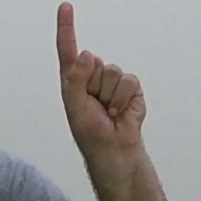
#> input picture assignment_1/Dataset/0_rendered.png, 201 x 201 px; its folder holds only this picture in this run
$ python assignment1.py
#> lines starting #> are read from the running program, lines starting #| are printed output that depends on the picture; after the words box and inside, x2 and y2 are one past the last pixel; in counts of white or black regions, pixels touching at a corner belong together
import glob
import cv2
import numpy as np
from matplotlib import pyplot as plt

#Display method for images
def displayImages(img):
    #iterates all the images
    count: int = 1
    for i in img:
        cv2.imshow(str(count), mat=i)
        count+=1
    if cv2.waitKey(0) and 0xff == 27:
        cv2.destroyAllWindows()

def grayWorld(img):

    ''' Quote from 3rd slide part_1
    The image average r average, g average, b average is gray
    Use weights 1/r average, 1/g average, 1/b average
    '''
    image = []
    for i in img:
        #split to the BGR
        b, g, r = cv2.split(i)

        #mean of 3 channels
        mean_b = np.mean(np.mean(b))
        mean_g = np.mean(np.mean(g))
        mean_r = np.mean(np.mean(r))

        #weigths of channels
        x = (1 / r)
        y = (1 / b)
        z = (1 / g)

        #apply grayWorld solution for illumination problem
        r = (x * r + r).astype(np.uint8)
        g = (z * g + g).astype(np.uint8)
        b = (y * b + b).astype(np.uint8)

        #combine image
        i = cv2.merge((b,g,r))
        #add to new image list
        image.append(i)

    return image

def test(img):
    image = []
    for i in img:
        b, g, r = cv2.split(i)

        mean_b = np.mean(np.mean(b))
        mean_g = np.mean(np.mean(g))
        mean_r = np.mean(np.mean(r))

        alpha = mean_g / mean_r
        beta = mean_g / mean_b

        r = (alpha * r)
        b = (beta * b).astype(np.uint8)

        x = cv2.merge((b, g, r))
        image.append(x)

    return image

def threshold(occurency:list, img):
    #threshold value, get max occurred one
    sort = np.argsort(occurency)

    #thresholding image according to threshold value
    ret, new_img = cv2.threshold(img, sort[-1], 255, cv2.THRESH_BINARY_INV + cv2.THRESH_OTSU)

    return new_img

def histogram_bgr(img):
    thresholded_image = []
    for i in img:
        #calculates histogram values and display histogram
        b, g, r = cv2.split(i)
        occurency_b, bins = np.histogram(b.ravel(),255,[0,255])
        occurency_g, bins = np.histogram(g.ravel(),255,[0,255])
        occurency_r, bins = np.histogram(r.ravel(),255,[0,255])

        #plt.hist(b.ravel(),255,[0,255]);
        #plt.show()
        b, g, r = threshold(occurency_b, b), threshold(occurency_g, g), threshold(occurency_r, r)
        i = cv2.merge((b, g, r))
        thresholded_image.append(i)
    return thresholded_image

def toYCbCr(img):
    image = []
    for i in img:
        #split the channels to BGR
        b,g,r = cv2.split(i)

        #Convert BGR channels to Y Cb Cr values
        y = (.299*r + .587*g + .114*b).astype(np.uint8)
        cb = (128 -.168736*r -.331364*g + .5*b).astype(np.uint8)
        cr = (128 +.5*r - .418688*g - .081312*b).astype(np.uint8)

        #combine as YCbCr
        i = cv2.merge((y, cb, cr))

        image.append(i)
    return image

def toRGB(y, cb, cr):
    r = y + 1.402 * (cr-128)
    g = y - .34414 * (cb-128) -  .71414 * (cr-128)
    b = y + 1.772 * (cb-128)

    return r, g, b

def main():
    #Reading all images, and creates array of readed images as BGR
    images = [cv2.imread(file) for file in glob.glob("Dataset/*.png")]
#> images = 1 item

    #call grayWorld method
    enlightened_bgr = grayWorld(images)
#> the loop in grayWorld, `for i in img:` made 1 pass
#> (mean_b, mean_g, mean_r) on pass 1: (147.1, 149.3, 151.5)
#> pass 1, in grayWorld, `b, g, r = cv2.split(i)`:
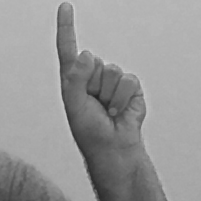
#> r: shape (201, 201); min 35, max 223, mean 151.5
#> pass 1, in grayWorld, `x = (1 / r)`:
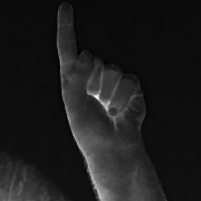
#> x: shape (201, 201) float64; min 0.00448, max 0.0286, mean 0.00715; drawn with min black and max white
#> enlightened_bgr = 1 item
    displayImages(enlightened_bgr)
#> the loop in displayImages, `for i in img:` made 1 pass
#> count on pass 1: 2
#> after the loop in displayImages, `for i in img:`: count = 2
#> (key Esc is pressed here)

    #call histogram method
    thresholded_bgr= histogram_bgr(enlightened_bgr)
#> the loop in histogram_bgr, `for i in img:` made 1 pass
#> pass 1, in threshold, `ret, new_img = cv2.threshold(img, sort[-1], 255, cv2.THRESH_BINARY_INV..`:
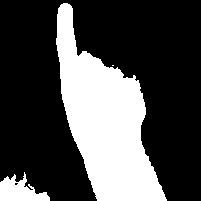
#> new_img: shape (201, 201); 29.1% white; 3 white regions (1 under 20 px), largest, box (x1, y1, x2, y2) and area: (56, 3, 167, 201) 10957, (0, 172, 50, 201) 815
#> after the loop in histogram_bgr, `for i in img:`: thresholded_image = 1 item
#> thresholded_bgr = 1 item

    #display BGR image
    displayImages(thresholded_bgr)
#> the loop in displayImages (call 2), `for i in img:` made 1 pass
#> (key Enter is pressed here)

    #convert BGR image to YCrCb since it is BGR not RGB
    yCbCr = toYCbCr(enlightened_bgr)
#> the loop in toYCbCr, `for i in img:` made 1 pass
#> yCbCr = 1 item

    #thresolding YCbCr values
    thresholded_ycbcr = histogram_bgr(yCbCr)
#> the loop in histogram_bgr (call 2), `for i in img:` made 1 pass
#> pass 1, in threshold (call 6), `ret, new_img = cv2.threshold(img, sort[-1], 255, cv2.THRESH_BINARY_INV..`:
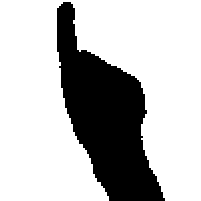
#> new_img: shape (201, 201); 74% white; 1 black region, box (x1, y1, x2, y2) and area: (57, 2, 165, 201) 10492
#> pass 1, in histogram_bgr (call 2), `i = cv2.merge((b, g, r))`:
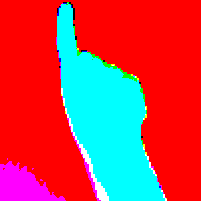
#> i: shape (201, 201, 3); mean of channels 0, 1, 2 78.7, 69, 188.8; drawn as B, G, R
#> thresholded_ycbcr = 1 item

    #display YCbCr image
    displayImages(thresholded_ycbcr)

    new_yCbCr = []
    #convert YCbCr into BGR
    for i in thresholded_ycbcr:
        y, cb, cr = cv2.split(i)
        r,g,b = toRGB(y, cb, cr)
        i = cv2.merge((b,g,r))
        new_yCbCr.append(i)
#> this loop made 1 pass
#> pass 1, in main, `i = cv2.merge((b,g,r))`:
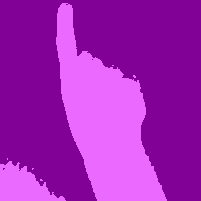
#> i: shape (201, 201, 3) float64; mean of channels 0, 1, 2 305, -56.1, 257.1; drawn with min black and max white
#> after the loop, new_yCbCr = 1 item

    #display converted YCbCr image
    displayImages(new_yCbCr)
#> the loop in displayImages (call 4), `for i in img:` made 1 pass
#> pass 1, in displayImages (call 4), `cv2.imshow(str(count), mat=i)`:
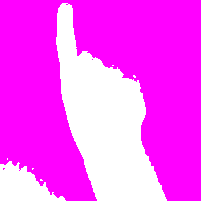
#> window '1': shape (201, 201, 3); mean B, G, R 255, 78.7, 255
#> after the loop in displayImages (call 4), `for i in img:`: count = 2

if __name__ == "__main__":
    main()

'''
     Comment Section

    I experimented both RGB and YCbCr images. Besides the background color problem of images,
    I think YCbCr gives the best result by looking at the result because Y channel is
    directly about the lumination. Therefore, it allows to manipulate image directly.

    Also the background problem that I have could be solved with manual adjustment by looking the
    local maxima values. Since I could not find a way to detect 2nd local maxima that I need
    programmatically, I did not prefer to do manual adjustment.
'''

$ run again, on assignment_1/Dataset/4_rendered.png
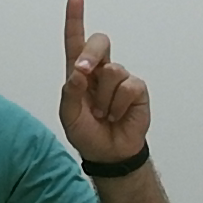
#> input picture assignment_1/Dataset/4_rendered.png, 203 x 203 px
#> images = 1 item
#> the loop in grayWorld, `for i in img:` made 1 pass
#> (mean_b, mean_g, mean_r) on pass 1: (127.4, 133.6, 127.4)
#> the loop in displayImages, `for i in img:` made 1 pass
#> count on pass 1: 2
#> after the loop in displayImages, `for i in img:`: count = 2
#> the loop in histogram_bgr, `for i in img:` made 1 pass
#> pass 1, in threshold, `ret, new_img = cv2.threshold(img, sort[-1], 255, cv2.THRESH_BINARY_INV..`:
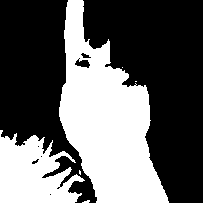
#> new_img: shape (203, 203); 39% white; 6 white regions (4 under 20 px), largest, box (x1, y1, x2, y2) and area: (59, 0, 169, 203) 11997, (0, 130, 85, 203) 4042
#> after the loop in histogram_bgr, `for i in img:`: thresholded_image = 1 item
#> the loop in displayImages (call 2), `for i in img:` made 1 pass
#> the loop in toYCbCr, `for i in img:` made 1 pass
#> the loop in histogram_bgr (call 2), `for i in img:` made 1 pass
#> the loop in main, `for i in thresholded_ycbcr:` made 1 pass
#> the loop in displayImages (call 4), `for i in img:` made 1 pass
#> pass 1, in displayImages (call 4), `cv2.imshow(str(count), mat=i)`:
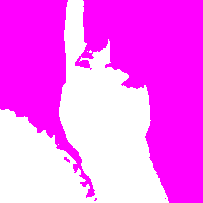
#> window '1': shape (203, 203, 3); mean B, G, R 255, 108.9, 255
#> after the loop in displayImages (call 4), `for i in img:`: count = 2

$ run again, on assignment_1/Dataset/5_rendered.png
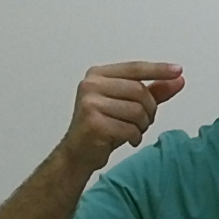
#> input picture assignment_1/Dataset/5_rendered.png, 219 x 219 px
#> images = 1 item
#> the loop in grayWorld, `for i in img:` made 1 pass
#> (mean_b, mean_g, mean_r) on pass 1: (123.6, 131.2, 122.2)
#> the loop in displayImages, `for i in img:` made 1 pass
#> count on pass 1: 2
#> after the loop in displayImages, `for i in img:`: count = 2
#> the loop in histogram_bgr, `for i in img:` made 1 pass
#> pass 1, in threshold, `ret, new_img = cv2.threshold(img, sort[-1], 255, cv2.THRESH_BINARY_INV..`:
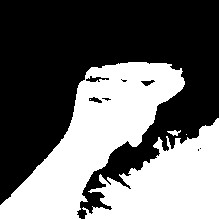
#> new_img: shape (219, 219); 41.9% white; 5 white regions (2 under 20 px), largest, box (x1, y1, x2, y2) and area: (0, 62, 185, 219) 12117, (82, 118, 219, 219) 7924, (167, 130, 181, 136) 45
#> after the loop in histogram_bgr, `for i in img:`: thresholded_image = 1 item
#> the loop in displayImages (call 2), `for i in img:` made 1 pass
#> the loop in toYCbCr, `for i in img:` made 1 pass
#> the loop in histogram_bgr (call 2), `for i in img:` made 1 pass
#> the loop in main, `for i in thresholded_ycbcr:` made 1 pass
#> the loop in displayImages (call 4), `for i in img:` made 1 pass
#> pass 1, in displayImages (call 4), `cv2.imshow(str(count), mat=i)`:
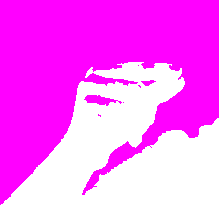
#> window '1': shape (219, 219, 3); mean B, G, R 255, 111.6, 255
#> after the loop in displayImages (call 4), `for i in img:`: count = 2

$ run again, on assignment_1/Dataset/6_rendered.png
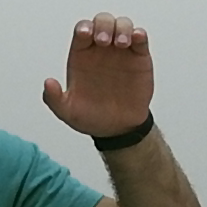
#> input picture assignment_1/Dataset/6_rendered.png, 207 x 207 px
#> images = 1 item
#> the loop in grayWorld, `for i in img:` made 1 pass
#> (mean_b, mean_g, mean_r) on pass 1: (125.6, 132.8, 130.5)
#> the loop in displayImages, `for i in img:` made 1 pass
#> count on pass 1: 2
#> after the loop in displayImages, `for i in img:`: count = 2
#> the loop in histogram_bgr, `for i in img:` made 1 pass
#> after the loop in histogram_bgr, `for i in img:`: thresholded_image = 1 item
#> the loop in displayImages (call 2), `for i in img:` made 1 pass
#> the loop in toYCbCr, `for i in img:` made 1 pass
#> the loop in histogram_bgr (call 2), `for i in img:` made 1 pass
#> the loop in main, `for i in thresholded_ycbcr:` made 1 pass
#> the loop in displayImages (call 4), `for i in img:` made 1 pass
#> pass 1, in displayImages (call 4), `cv2.imshow(str(count), mat=i)`:
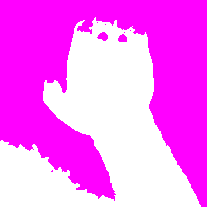
#> window '1': shape (207, 207, 3); mean B, G, R 255, 115.1, 255
#> after the loop in displayImages (call 4), `for i in img:`: count = 2
